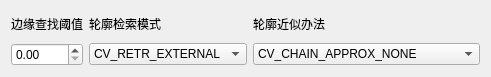
<?xml version="1.0" encoding="UTF-8"?>
<ui version="4.0">
 <class>contour</class>
 <widget class="QDialog" name="contour">
  <property name="geometry">
   <rect>
    <x>0</x>
    <y>0</y>
    <width>433</width>
    <height>77</height>
   </rect>
  </property>
  <property name="windowTitle">
   <string>设置</string>
  </property>
  <layout class="QGridLayout" name="gridLayout">
   <item row="0" column="0">
    <widget class="QLabel" name="label">
     <property name="text">
      <string>边缘查找阈值</string>
     </property>
    </widget>
   </item>
   <item row="0" column="1">
    <widget class="QLabel" name="label_2">
     <property name="text">
      <string>轮廓检索模式</string>
     </property>
    </widget>
   </item>
   <item row="0" column="2">
    <widget class="QLabel" name="label_3">
     <property name="text">
      <string>轮廓近似办法</string>
     </property>
    </widget>
   </item>
   <item row="1" column="0">
    <widget class="QDoubleSpinBox" name="doubleSpinBox">
     <property name="maximum">
      <double>255.000000000000000</double>
     </property>
    </widget>
   </item>
   <item row="1" column="1">
    <widget class="QComboBox" name="comboBox">
     <item>
      <property name="text">
       <string>CV_RETR_EXTERNAL</string>
      </property>
     </item>
     <item>
      <property name="text">
       <string>CV_RETR_LIST</string>
      </property>
     </item>
     <item>
      <property name="text">
       <string>CV_RETR_CCOMP</string>
      </property>
     </item>
     <item>
      <property name="text">
       <string>CV_RETR_TREE</string>
      </property>
     </item>
    </widget>
   </item>
   <item row="1" column="2">
    <widget class="QComboBox" name="comboBox_2">
     <item>
      <property name="text">
       <string>CV_CHAIN_APPROX_NONE</string>
      </property>
     </item>
     <item>
      <property name="text">
       <string>CV_CHAIN_APPROX_SIMPLE</string>
      </property>
     </item>
     <item>
      <property name="text">
       <string>CV_CHAIN_APPROX_TC89_L1</string>
      </property>
     </item>
     <item>
      <property name="text">
       <string>CV_CHAIN_APPROX_TC89_KCOS</string>
      </property>
     </item>
    </widget>
   </item>
  </layout>
 </widget>
 <resources/>
 <connections/>
</ui>
